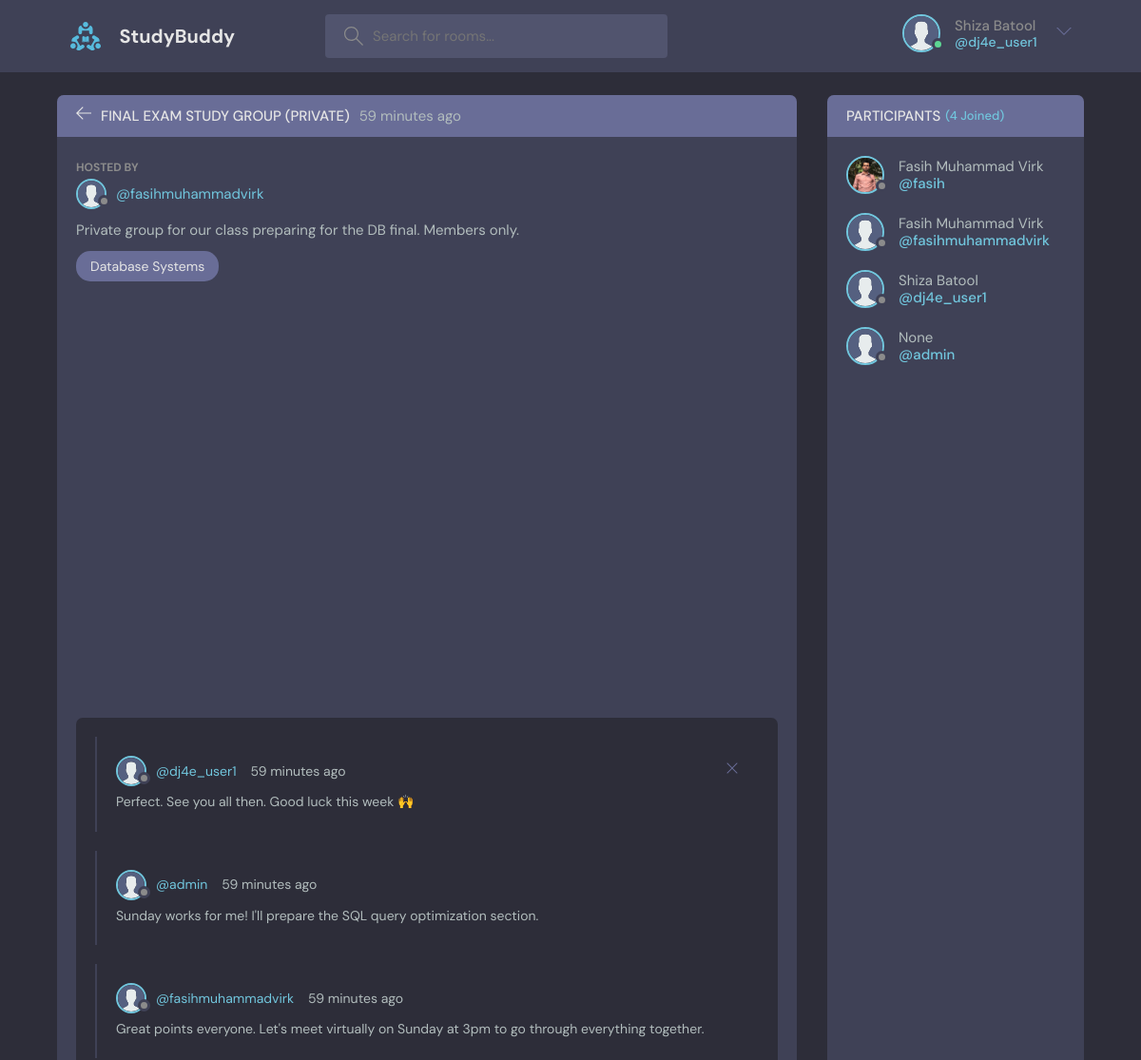
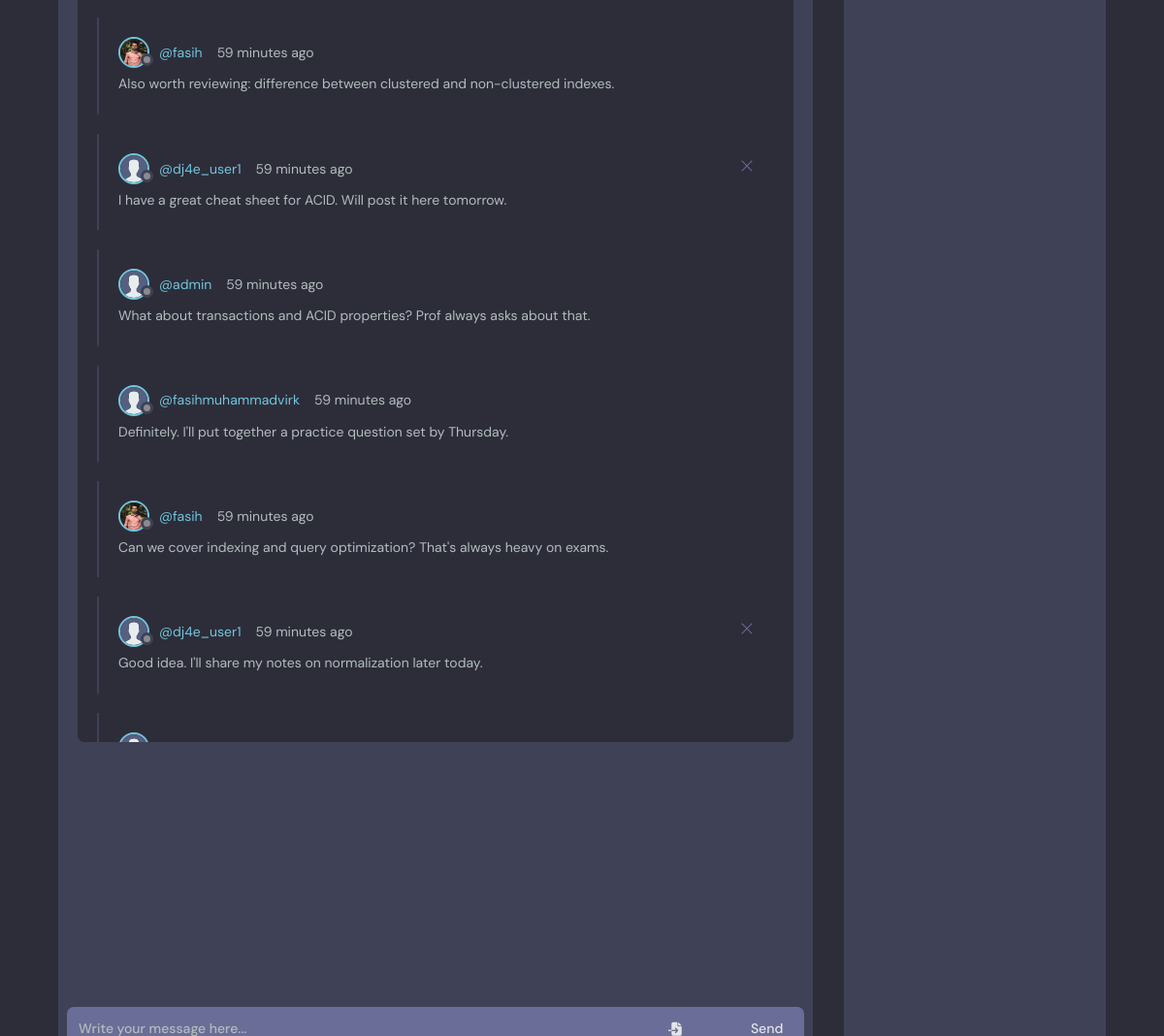
/room/15/ (signed in), run on the app's committed database (2 pictures, top to bottom).
### mainapp/models.py (models this page shows, shortened)
class User(AbstractUser):
    name = models.CharField(max_length=200, null=True)
    email = models.EmailField(unique=True)
    bio = models.TextField(null=True)
    avatar = models.ImageField(null=True, default="avatar.svg")
    USERNAME_FIELD = 'email'
    REQUIRED_FIELDS = []

class Room(models.Model):
    host = models.ForeignKey(User, on_delete=models.SET_NULL, null=True)
    topic = models.ForeignKey(Topic, on_delete=models.SET_NULL, null=True)
    name = models.CharField(max_length=200)
    description = models.TextField(null=True, blank=True)
    participants = models.ManyToManyField(
        User, related_name='participants', blank=True)
    updated = models.DateTimeField(auto_now=True)
    created = models.DateTimeField(auto_now_add=True)
    request_to_join = models.ManyToManyField(
        User, related_name='requested_rooms', blank=True)
    is_private = models.BooleanField(default=False)
    class Meta:
        ordering = ['-updated', '-created']

class Topic(models.Model):
    name = models.CharField(max_length=200)
    def __str__(self):
        return self.name

class Message(models.Model):
    user = models.ForeignKey(User, on_delete=models.CASCADE)
    room = models.ForeignKey(Room, on_delete=models.CASCADE)
    body = models.TextField(null=True)
    bodyimage = models.FileField(null=True)
    updated = models.DateTimeField(auto_now=True)
    created = models.DateTimeField(auto_now_add=True)
    class Meta:
        ordering = ['-updated', '-created']

### mainapp/views.py (the view, shortened to what this page needs)
# urls.py: path('room/<str:pk>/', views.room, name="room"),
@login_required(login_url='login')
def room(request, pk):
    room = Room.objects.get(id=pk)
    user_requested = JoinRequest.objects.filter(
        room=room, user=request.user).first()
    if user_requested is not None and request.user != room.host and request.user not in room.participants.all():
        messages.error(request, 'You have already requested to join this room')
        return redirect('home')
    if request.user != room.host and room.is_private and request.user not in room.participants.all():
        return redirect('request_join_room', pk=room.id)
    room_messages = room.message_set.all().order_by('-created')
    participants = room.participants.all()
    context = {'room': room,
               'room_messages': room_messages,
               'participants': participants}
    return render(request, 'mainapp/room.html', context)

### mainapp/templates/mainapp/room.html (shortened to what this page needs)
{% extends 'main.html' %} {%block content%}
<main class="profile-page layout layout--2">
	<div class="container" style = "margin-bottom:4rem ;">
		<div class="room">
			<div class="room__top">
				<div class="room__topLeft">
					<a href="{% url 'home' %}">
						<svg
							version="1.1"
							xmlns="http://www.w3.org/2000/svg"
							width="32"
							height="32"
							viewBox="0 0 32 32"
						>
							<title>arrow-left</title>
							<path
								d="M13.723 2.286l-13.723 13.714 13.719 13.714 1.616-1.611-10.96-10.96h27.625v-2.286h-27.625l10.965-10.965-1.616-1.607z"
							></path>
						</svg>
					</a>
					<h3>{{room.name}}</h3>
					<span>{{room.created|timesince}} ago</span>
				</div>
			</div>
			<div class="room__box scroll">
				<div class="room__header scroll">
					<div class="room__hosted">
						<p>Hosted By</p>
						<a
							href="{% url 'user-profile' room.host.id %}"
							class="room__author"
						>
							<div class="avatar avatar--small">
								<img src="{{room.host.avatar.url}}" />
							</div>
							<span>@{{room.host.username}}</span>
						</a>
					</div>
					<div class="room__details">
						{{room.description |truncatechars:300 }}
					</div>
					<span class="room__topics">{{room.topic}}</span>
				</div>
				<div class="room__conversation">
					<div class="threads scroll">
						{% for message in room_messages %}
						<div class="thread">
							<div class="thread__top">
								<div class="thread__author">
									<a
										href="{% url 'user-profile' message.user.id %}"
										class="thread__authorInfo"
									>
										<div class="avatar avatar--small">
											<img src="{{message.user.avatar.url}}" />
										</div>
										<span>@{{message.user.username}}</span>
									</a>
									<span class="thread__date"
										>{{message.created|timesince}} ago</span
									>
								</div>
								{% if request.user == message.user %}
								<a href="{% url 'delete-message' message.id %}">
									<div class="thread__delete">
										<svg
											version="1.1"
											xmlns="http://www.w3.org/2000/svg"
											width="32"
											height="32"
											viewBox="0 0 32 32"
										>
											<title>remove</title>
											<path
												d="M27.314 6.019l-1.333-1.333-9.98 9.981-9.981-9.981-1.333 1.333 9.981 9.981-9.981 9.98 1.333 1.333 9.981-9.98 9.98 9.98 1.333-1.333-9.98-9.98 9.98-9.981z"
											></path>
										</svg>
									</div>
								</a>
								{% endif %}
							</div>
								{% if message.body%}
								<div class="thread__details">{{message.body}}</div>
								{% endif %}
						</div>
						{% endfor %}
					</div>
				</div>
			</div>
			{% if request.user.is_authenticated %}
			<div class="room__message">
				<form method="POST" action="" enctype="multipart/form-data">
					<input
						type="text"
						name="body"
						id = "texfield"
						placeholder="Write your message here..."
					/>
						<label for="file-input" id = "file-label">
							<i class="fa-solid fa-file-import"></i>
						</label>
					<button type="submit" method="POST" action="">Send</button>
				</form>
			</div>
			{% endif %}
		</div>
		<div class="participants">
			<h3 class="participants__top">
				Participants <span>({{participants.count}} Joined)</span>
			</h3>
			<div class="participants__list scroll">
				{% for user in participants %}
				<a href="{% url 'user-profile' user.id %}" class="participant">
					<div class="avatar avatar--medium">
						<img src="{{user.avatar.url}}" />
					</div>
					<p>
						{{user.name}}
						<span>@{{user.username}}</span>
					</p>
				</a>
				{% endfor %}
			</div>
		</div>
	</div>
</main>
{%endblock%}

### templates/navbar.html (shortened to what this page needs)
{% load static %}
{% if request.user.is_authenticated %}
<header class="header header--loggedIn">
	<div class="container">
		<a href="{% url 'home' %}" class="header__logo">
			<img src="{% static 'images/logo.svg' %}" />
			<h1>StudyBuddy</h1>
		</a>
		<form class="header__search" method="GET" action="{% url 'home' %}">
			<label>
				<input name="q" placeholder="Search for rooms..." />
			</label>
		</form>
		<nav class="header__menu">
			<div class="header__user">
				<a href="{% url 'user-profile' user.id %}">
					<div class="avatar avatar--medium active">
						<img src="{{request.user.avatar.url}}" />
					</div>
					<p>
						{{request.user.name}} <span>@{{request.user.username}}</span>
					</p>
				</a>
				<button class="dropdown-button">
					<svg
						version="1.1"
						xmlns="http://www.w3.org/2000/svg"
						width="32"
						height="32"
						viewBox="0 0 32 32"
					>
						<title>chevron-down</title>
						<path d="M16 21l-13-13h-3l16 16 16-16h-3l-13 13z"></path>
					</svg>
				</button>
			</div>
			{% endif %}
		</nav>
	</div>
</header>

### data on the page
User: user.avatar (placeholder picture), user.name "Shiza Batool", user.username "dj4e_user1", avatar (placeholder picture), name "Shiza Batool", username "dj4e_user1"
Room: name "FINAL EXAM STUDY GROUP (PRIVATE)", created "59 minutes", host.avatar (placeholder picture), host.username "fasihmuhammadvirk", description "Private group for our class preparing for the DB final. Members only.", topic "Database Systems"
Message: user.avatar (placeholder picture), user.username "dj4e_user1", created "59 minutes", body "Perfect. See you all then. Good luck this week 🙌"
Message: user.avatar (placeholder picture), user.username "admin", created "59 minutes", body "Sunday works for me! I'll prepare the SQL query optimization section."
Message: user.avatar (placeholder picture), user.username "fasihmuhammadvirk", created "59 minutes", body "Great points everyone. Let's meet virtually on Sunday at 3pm to go through everything together."
Message: user.avatar (picture), user.username "fasih", created "59 minutes", body "Also worth reviewing: difference between clustered and non-clustered indexes."
Message: user.avatar (placeholder picture), user.username "dj4e_user1", created "59 minutes", body "I have a great cheat sheet for ACID. Will post it here tomorrow."
Message: user.avatar (placeholder picture), user.username "admin", created "59 minutes", body "What about transactions and ACID properties? Prof always asks about that."
Message: user.avatar (placeholder picture), user.username "fasihmuhammadvirk", created "59 minutes", body "Definitely. I'll put together a practice question set by Thursday."
Message: user.avatar (picture), user.username "fasih", created "59 minutes", body "Can we cover indexing and query optimization? That's always heavy on exams."
Message: user.avatar (placeholder picture), user.username "dj4e_user1", created "59 minutes", body "Good idea. I'll share my notes on normalization later today."
Message: user.avatar (placeholder picture)
User: avatar (picture), name "Fasih Muhammad Virk", username "fasih"
User: avatar (placeholder picture), name "Fasih Muhammad Virk", username "fasihmuhammadvirk"
User: avatar (placeholder picture), name "None", username "admin"

### other printed values
{{ participants.count }} "4"
